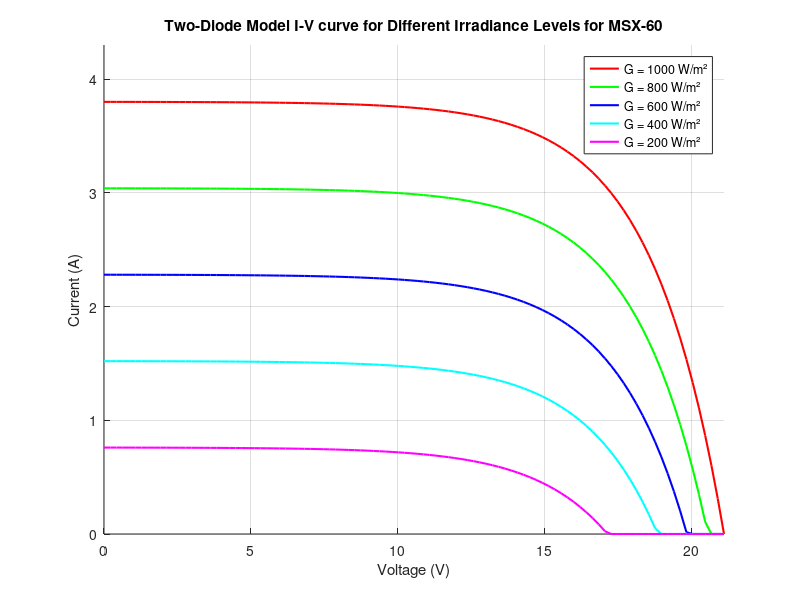

This figure's MATLAB source:
% Constants
k = 1.380649e-23;             % Boltzmann constant (J/K)
q = 1.602176634e-19;          % Electron charge (C)
G_STC = 1000;                 % Standard test condition irradiance (W/m^2)
T_STC = 25 + 273.15;          % Standard test temperature (K)

% PV Module Specifications
Isc = 3.8;                    % Short-circuit current (A) at STC
Voc = 21.1;                   % Open-circuit voltage (V) at STC
Ipv = 3.8;                    % Photocurrent (A) at STC
Ns = 60;                      % Number of cells in series

% Diode Model Parameters
A1 = 1.6;                     % Ideality factor for diode 1
A2 = 2.2;                     % Ideality factor for diode 2
KI = 0.0032;                  % Current temperature coefficient (A/°C)
KV = -0.123;                  % Voltage temperature coefficient (V/°C)

% Given Saturation Currents
I01 = 2.46e-6;                % Saturation current for diode 1 (A)
I02 = 6.392e-6;               % Saturation current for diode 2 (A)

% Temperature Condition
T_Celsius = 25;               % Operating temperature in Celsius
T = T_Celsius + 273.15;       % Operating temperature in Kelvin
DeltaT = T - T_STC;           % Temperature difference from STC

% Irradiance Levels
irradiance_levels = [1000, 800, 600, 400, 200]; % Irradiance levels in W/m^2
colors = ['r', 'g', 'b', 'c', 'm'];             % Colors for each irradiance plot

% Voltage Sweep
Vpv = linspace(0, Voc, 100);  % Voltage range from 0 to open-circuit voltage

% Plot the I-V Curves for Different Irradiance Levels
figure;
hold on;

for i = 1:length(irradiance_levels)
    % Set irradiance level
    G = irradiance_levels(i);

    % Adjusted Photocurrent based on KI and irradiance G
    Ipv_adj = (Isc + KI * DeltaT) * (G / G_STC);

    % Adjusted Saturation Current I01 based on KV and temperature change
    I01_adj = (Isc + KI * DeltaT) / (exp((Voc + KV * DeltaT) * q / (Ns * k * T * A1)) - 1);

    % Thermal voltage for the PV module
    Vt = (Ns * k * T) / q;  

    % Initialize current array for the specific irradiance
    Ipv_curve = zeros(size(Vpv));

    % Calculate I-V Curve
    for j = 1:length(Vpv)
        V = Vpv(j);
        
        % Calculate current I based on the two-diode model
        I = Ipv_adj - I01_adj * (exp(V / (A1 * Vt)) - 1) - I02 * (exp(V / (A2 * Vt)) - 1);
        
        % Ensure current does not drop below zero
        if I < 0
            I = 0;
        end
        
        % Store computed current value
        Ipv_curve(j) = I;
    end

    % Plot the I-V curve for the current irradiance level
    plot(Vpv, Ipv_curve, 'Color', colors(i), 'LineWidth', 1.5, 'DisplayName', ['G = ' num2str(G) ' W/m²']);
end

% Finalize the plot
title('Two-Diode Model I-V curve for Different Irradiance Levels for MSX-60');
xlabel('Voltage (V)');
ylabel('Current (A)');
xlim([0 Voc]);
ylim([0 Isc + 0.5]);
grid on;
legend('show');
hold off;

% Display completion
disp('I-V characteristics computed for the two-diode model at different irradiance levels.');
